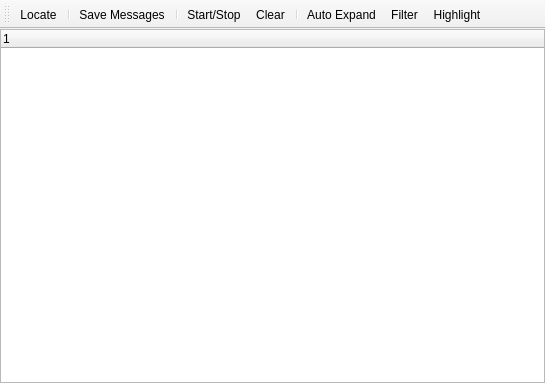
<?xml version="1.0" encoding="UTF-8"?>
<ui version="4.0">
 <class>MessagesPane</class>
 <widget class="QMainWindow" name="MessagesPane">
  <property name="geometry">
   <rect>
    <x>0</x>
    <y>0</y>
    <width>545</width>
    <height>383</height>
   </rect>
  </property>
  <property name="windowTitle">
   <string>Window Messages</string>
  </property>
  <widget class="QWidget" name="centralwidget">
   <layout class="QGridLayout" name="gridLayout">
    <property name="margin">
     <number>0</number>
    </property>
    <property name="spacing">
     <number>0</number>
    </property>
    <item row="0" column="0">
     <widget class="MessageWidget" name="messageWidget">
      <property name="editTriggers">
       <set>QAbstractItemView::NoEditTriggers</set>
      </property>
      <property name="verticalScrollMode">
       <enum>QAbstractItemView::ScrollPerPixel</enum>
      </property>
     </widget>
    </item>
   </layout>
  </widget>
  <widget class="QToolBar" name="toolBar">
   <property name="windowTitle">
    <string>toolBar</string>
   </property>
   <property name="iconSize">
    <size>
     <width>16</width>
     <height>16</height>
    </size>
   </property>
   <attribute name="toolBarArea">
    <enum>TopToolBarArea</enum>
   </attribute>
   <attribute name="toolBarBreak">
    <bool>false</bool>
   </attribute>
   <addaction name="actnLocate"/>
   <addaction name="separator"/>
   <addaction name="actnSave"/>
   <addaction name="separator"/>
   <addaction name="actnCapture"/>
   <addaction name="actnClear"/>
   <addaction name="separator"/>
   <addaction name="actnAutoExpand"/>
   <addaction name="actnFilter"/>
   <addaction name="actnHighlight"/>
  </widget>
  <action name="actnSave">
   <property name="icon">
    <iconset resource="../../qt_resources.qrc">
     <normaloff>:/img/save.png</normaloff>:/img/save.png</iconset>
   </property>
   <property name="text">
    <string>Save Messages</string>
   </property>
   <property name="shortcut">
    <string>Ctrl+S</string>
   </property>
  </action>
  <action name="actnAutoExpand">
   <property name="checkable">
    <bool>true</bool>
   </property>
   <property name="icon">
    <iconset resource="../../qt_resources.qrc">
     <normaloff>:/img/auto_expand.png</normaloff>:/img/auto_expand.png</iconset>
   </property>
   <property name="text">
    <string>Auto Expand</string>
   </property>
   <property name="toolTip">
    <string>Automatically expand each new item</string>
   </property>
  </action>
  <action name="actnLocate">
   <property name="icon">
    <iconset resource="../../qt_resources.qrc">
     <normaloff>:/img/locate.png</normaloff>:/img/locate.png</iconset>
   </property>
   <property name="text">
    <string>Locate</string>
   </property>
   <property name="toolTip">
    <string>Shows the window in the hierarchy tree</string>
   </property>
   <property name="shortcut">
    <string>Ctrl+L</string>
   </property>
  </action>
  <action name="actnFilter">
   <property name="icon">
    <iconset resource="../../qt_resources.qrc">
     <normaloff>:/img/filter.png</normaloff>:/img/filter.png</iconset>
   </property>
   <property name="text">
    <string>Filter</string>
   </property>
   <property name="toolTip">
    <string>Include/exclude messages in the list</string>
   </property>
  </action>
  <action name="actnHighlight">
   <property name="icon">
    <iconset resource="../../qt_resources.qrc">
     <normaloff>:/img/highlight.png</normaloff>:/img/highlight.png</iconset>
   </property>
   <property name="text">
    <string>Highlight</string>
   </property>
   <property name="toolTip">
    <string>Highlight messages in the list</string>
   </property>
  </action>
  <action name="actnCapture">
   <property name="text">
    <string>Start/Stop</string>
   </property>
   <property name="toolTip">
    <string>Starts/Stops capturing messages</string>
   </property>
   <property name="shortcut">
    <string>Space</string>
   </property>
  </action>
  <action name="actnClear">
   <property name="icon">
    <iconset resource="../../qt_resources.qrc">
     <normaloff>:/img/list_clear.png</normaloff>:/img/list_clear.png</iconset>
   </property>
   <property name="text">
    <string>Clear</string>
   </property>
   <property name="toolTip">
    <string>Clears the message list</string>
   </property>
   <property name="shortcut">
    <string>Del</string>
   </property>
  </action>
 </widget>
 <customwidgets>
  <customwidget>
   <class>MessageWidget</class>
   <extends>QTreeWidget</extends>
   <header>ui/custom_widgets/MessageWidget.h</header>
  </customwidget>
 </customwidgets>
 <resources>
  <include location="../../qt_resources.qrc"/>
 </resources>
 <connections/>
</ui>
